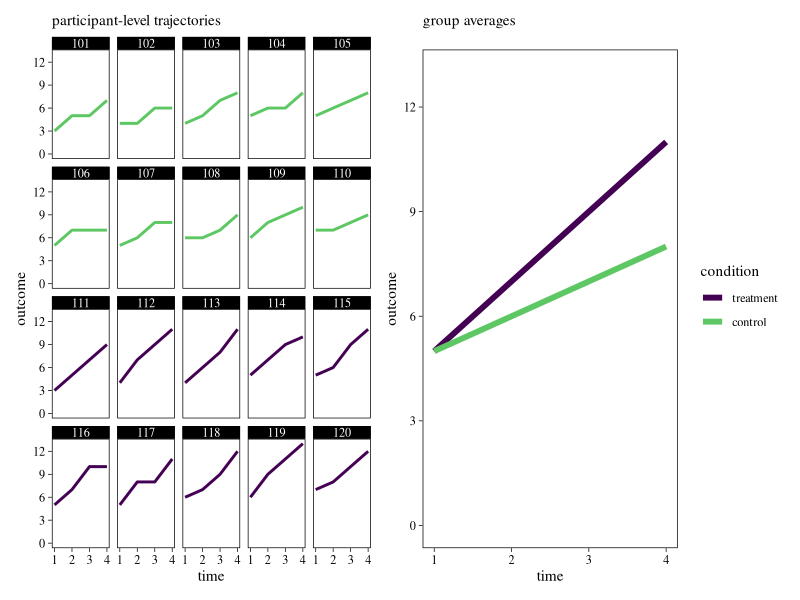

The R script that drew this image:
## ---- chunk 1
library(tidyverse)
library(patchwork)

# adjust the global plotting theme
theme_set(
  theme_linedraw() +
    theme(text = element_text(family = "Times"),
          panel.grid = element_blank(),
          strip.text = element_text(margin = margin(b = 3, t = 3)))
)
## ---- chunk 2
d <-
  tribble(
    ~id, ~tx, ~t1, ~t2, ~t3, ~t4,
    101, -0.5, 3, 5, 5,  7,
    102, -0.5, 4, 4, 6,  6,
    103, -0.5, 4, 5, 7,  8,
    104, -0.5, 5, 6, 6,  8,
    105, -0.5, 5, 6, 7,  8,
    106, -0.5, 5, 7, 7,  7,
    107, -0.5, 5, 6, 8,  8,
    108, -0.5, 6, 6, 7,  9,
    109, -0.5, 6, 8, 9,  10,
    110, -0.5, 7, 7, 8,  9,
    111,  0.5, 3, 5, 7,  9,
    112,  0.5, 4, 7, 9,  11,
    113,  0.5, 4, 6, 8,  11,
    114,  0.5, 5, 7, 9,  10,
    115,  0.5, 5, 6, 9,  11,
    116,  0.5, 5, 7, 10, 10,
    117,  0.5, 5, 8, 8,  11,
    118,  0.5, 6, 7, 9,  12,
    119,  0.5, 6, 9, 11, 13,
    120,  0.5, 7, 8, 10, 12
  ) %>% 
  mutate(`t4-t1`   = t4 - t1,
         condition = ifelse(tx == -0.5, "control", "treatment"))

# inspect the first six rows
head(d)
## ---- chunk 3
# participant-level trajectories
p1 <-
  d %>% 
  pivot_longer(t1:t4) %>% 
  mutate(time      = str_extract(name, "\\d") %>% as.double(),
         condition = factor(condition, levels = c("treatment", "control"))) %>% 
  
  ggplot(aes(x = time, y = value, color = condition)) +
  geom_line(size = 1) +
  scale_color_viridis_d(end = .75, breaks = NULL) +
  scale_y_continuous(breaks = 0:4 * 3, limits = c(0, 13)) +
  labs(subtitle = "participant-level trajectories",
       y = "outcome") +
  facet_wrap(~id) +
  theme(strip.text.x = element_text(margin = margin(b = 0.25, t = 0.25)))

# group average trajectories
p2 <-
  d %>% 
  pivot_longer(t1:t4) %>% 
  mutate(time      = str_extract(name, "\\d") %>% as.double(),
         condition = factor(condition, levels = c("treatment", "control"))) %>% 
  group_by(time, condition) %>% 
  summarise(mean = mean(value)) %>% 
  
  ggplot(aes(x = time, y = mean, color = condition)) +
  geom_line(size = 2) +
  scale_color_viridis_d(end = .75) +
  scale_y_continuous(breaks = 0:4 * 3, limits = c(0, 13)) +
  labs(subtitle = "group averages",
       y = "outcome")

# combine
p1 + p2 + plot_layout(widths = c(5, 4))
## ---- chunk 4
d %>% 
  pivot_longer(cols = c(t1, t4, `t4-t1`),
               names_to = "variable") %>% 
  group_by(variable, condition) %>% 
  summarise(mean = mean(value),
            sd   = sd(value))
## ---- chunk 5
d %>% 
  group_by(condition) %>% 
  summarise(mean_change = mean(`t4-t1`))
## ---- chunk 6
6 - 3
## ---- chunk 7
# group-level change score means
m_change_t <- filter(d, tx ==  "0.5") %>% summarise(m = mean(`t4-t1`)) %>% pull()  # 6
m_change_c <- filter(d, tx == "-0.5") %>% summarise(m = mean(`t4-t1`)) %>% pull()  # 3

# group-level change score sds
sd_change_t <- filter(d, tx ==  "0.5") %>% summarise(s = sd(`t4-t1`)) %>% pull()  # 0.8164966
sd_change_c <- filter(d, tx == "-0.5") %>% summarise(s = sd(`t4-t1`)) %>% pull()  # 0.8164966

# group-level baseline sds
sd_raw_pre_t <- filter(d, tx ==  "0.5") %>% summarise(s = sd(t1)) %>% pull()  # 1.154701
sd_raw_pre_c <- filter(d, tx == "-0.5") %>% summarise(s = sd(t1)) %>% pull()  # 1.154701
## ---- chunk 8
(m_change_t / sd_change_t) - (m_change_c / sd_change_c)
## ---- chunk 9
(m_change_t / sd_raw_pre_t) - (m_change_c / sd_raw_pre_c)
## ---- chunk 10
sessionInfo()
